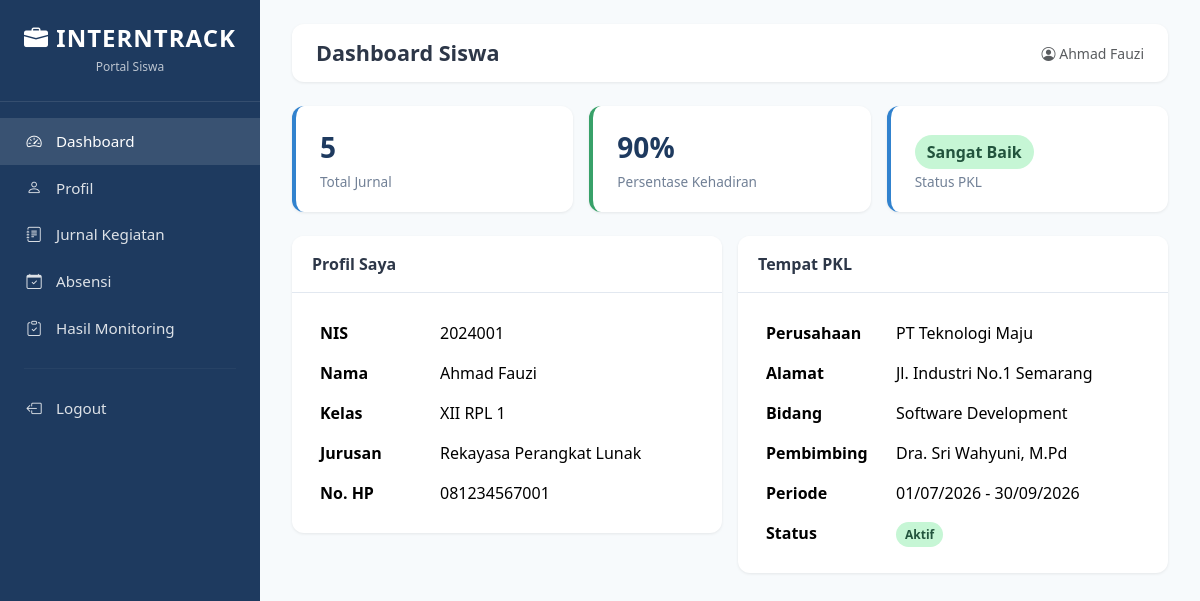
The app's page /siswa/dashboard.php (signed in) with its own data.
### tables this page shows
CREATE TABLE siswa (
    id INT AUTO_INCREMENT PRIMARY KEY,
    nis VARCHAR(20) NOT NULL UNIQUE,
    nama VARCHAR(100) NOT NULL,
    kelas VARCHAR(20) NOT NULL,
    jurusan VARCHAR(50) NOT NULL,
    no_hp VARCHAR(20) DEFAULT NULL,
    alamat TEXT DEFAULT NULL,
    created_at TIMESTAMP DEFAULT CURRENT_TIMESTAMP
);

CREATE TABLE penempatan (
    id INT AUTO_INCREMENT PRIMARY KEY,
    siswa_id INT NOT NULL,
    perusahaan_id INT NOT NULL,
    pembimbing_id INT NOT NULL,
    tanggal_mulai DATE NOT NULL,
    tanggal_selesai DATE NOT NULL,
    status ENUM('Belum Mulai','Aktif','Selesai') NOT NULL DEFAULT 'Belum Mulai',
    created_at TIMESTAMP DEFAULT CURRENT_TIMESTAMP,
    FOREIGN KEY (siswa_id) REFERENCES siswa(id) ON DELETE CASCADE,
    FOREIGN KEY (perusahaan_id) REFERENCES perusahaan(id) ON DELETE CASCADE,
    FOREIGN KEY (pembimbing_id) REFERENCES pembimbing(id) ON DELETE CASCADE
);

CREATE TABLE perusahaan (
    id INT AUTO_INCREMENT PRIMARY KEY,
    nama_perusahaan VARCHAR(150) NOT NULL,
    alamat TEXT NOT NULL,
    bidang VARCHAR(100) NOT NULL,
    kontak VARCHAR(50) DEFAULT NULL,
    created_at TIMESTAMP DEFAULT CURRENT_TIMESTAMP
);

CREATE TABLE pembimbing (
    id INT AUTO_INCREMENT PRIMARY KEY,
    nama VARCHAR(100) NOT NULL,
    nip VARCHAR(30) DEFAULT NULL,
    no_hp VARCHAR(20) DEFAULT NULL,
    email VARCHAR(100) DEFAULT NULL,
    created_at TIMESTAMP DEFAULT CURRENT_TIMESTAMP
);

### config/auth.php (called while the page is built, shortened)
<?php
require_once __DIR__ . '/database.php';
function currentUser() {
    return [
        'id'         => $_SESSION['user_id'] ?? null,
        'username'   => $_SESSION['username'] ?? null,
        'role'       => $_SESSION['role'] ?? null,
        'related_id' => $_SESSION['related_id'] ?? null,
        'nama'       => $_SESSION['nama'] ?? null,
    ];
}
?>

### config/database.php (called while the page is built, shortened)
<?php
function getConnection() {
    static $conn = null;
    if ($conn === null) {
        try {
            $conn = new mysqli(DB_HOST, DB_USER, DB_PASS, DB_NAME);
            $conn->set_charset('utf8mb4');
        } catch (Exception $e) {
            die('Database error: ' . $e->getMessage());
        }
    }
    return $conn;
}
function hitungStatusKehadiran($persen) {
    if ($persen >= 90) return 'Sangat Baik';
    return 'Perlu Pembinaan';
}
function getPersentaseKehadiran($siswa_id) {
    $conn = getConnection();
    $stmt = $conn->prepare("SELECT COUNT(*) as total, SUM(CASE WHEN status='Hadir' THEN 1 ELSE 0 END) as hadir FROM absensi WHERE siswa_id=?");
    $stmt->bind_param('i', $siswa_id);
    $stmt->execute();
    $r = $stmt->get_result()->fetch_assoc();
    return round(($r['hadir'] / $r['total']) * 100, 1);
}
?>

### siswa/dashboard.php (the view, shortened to what this page needs)
<?php
require_once __DIR__ . '/includes/header.php';
$conn = getConnection();
$siswa_id = (int)$user['related_id'];
$siswa = $conn->query("SELECT * FROM siswa WHERE id=$siswa_id")->fetch_assoc();
$penempatan = $conn->query("SELECT pe.*, p.nama_perusahaan, p.alamat, p.bidang, pb.nama pembimbing
    FROM penempatan pe JOIN perusahaan p ON pe.perusahaan_id=p.id JOIN pembimbing pb ON pe.pembimbing_id=pb.id
    WHERE pe.siswa_id=$siswa_id ORDER BY pe.id DESC LIMIT 1")->fetch_assoc();
$jurnal_count = (int)$conn->query("SELECT COUNT(*) c FROM jurnal WHERE siswa_id=$siswa_id")->fetch_assoc()['c'];
$persen = getPersentaseKehadiran($siswa_id);
$status_kehadiran = hitungStatusKehadiran($persen);
$badge = $persen>=90?'badge-sangatbaik':($persen>=75?'badge-baik':($persen>=60?'badge-perhatian':'badge-pembinaan'));
?>
<div class="row g-3 mb-4">
    <div class="col-md-4"><div class="stat-card"><div class="stat-value"><?= $jurnal_count ?></div><div class="stat-label">Total Jurnal</div></div></div>
    <div class="col-md-4"><div class="stat-card success"><div class="stat-value"><?= $persen ?>%</div><div class="stat-label">Persentase Kehadiran</div></div></div>
    <div class="col-md-4"><div class="stat-card"><div class="stat-value"><span class="badge-status <?= $badge ?>" style="font-size:1rem;"><?= $status_kehadiran ?></span></div><div class="stat-label">Status PKL</div></div></div>
</div>
<div class="row g-3">
    <div class="col-lg-6">
        <div class="card-custom">
            <div class="card-header">Profil Saya</div>
            <div class="card-body">
                <?php if ($siswa): ?>
                <table class="table table-borderless mb-0">
                    <tr><th width="120">NIS</th><td><?= htmlspecialchars($siswa['nis']) ?></td></tr>
                    <tr><th>Nama</th><td><?= htmlspecialchars($siswa['nama']) ?></td></tr>
                    <tr><th>Kelas</th><td><?= htmlspecialchars($siswa['kelas']) ?></td></tr>
                    <tr><th>Jurusan</th><td><?= htmlspecialchars($siswa['jurusan']) ?></td></tr>
                    <tr><th>No. HP</th><td><?= htmlspecialchars($siswa['no_hp'] ?? '-') ?></td></tr>
                </table>
                <?php else: ?><p class="text-muted">Data siswa tidak ditemukan.</p><?php endif; ?>
            </div>
        </div>
    </div>
    <div class="col-lg-6">
        <div class="card-custom">
            <div class="card-header">Tempat PKL</div>
            <div class="card-body">
                <?php if ($penempatan): ?>
                <table class="table table-borderless mb-0">
                    <tr><th width="130">Perusahaan</th><td><?= htmlspecialchars($penempatan['nama_perusahaan']) ?></td></tr>
                    <tr><th>Alamat</th><td><?= htmlspecialchars($penempatan['alamat']) ?></td></tr>
                    <tr><th>Bidang</th><td><?= htmlspecialchars($penempatan['bidang']) ?></td></tr>
                    <tr><th>Pembimbing</th><td><?= htmlspecialchars($penempatan['pembimbing']) ?></td></tr>
                    <tr><th>Periode</th><td><?= date('d/m/Y',strtotime($penempatan['tanggal_mulai'])) ?> - <?= date('d/m/Y',strtotime($penempatan['tanggal_selesai'])) ?></td></tr>
                    <tr><th>Status</th><td><?php $b=$penempatan['status']=='Aktif'?'badge-aktif':($penempatan['status']=='Selesai'?'badge-selesai':'badge-belum'); ?><span class="badge-status <?= $b ?>"><?= $penempatan['status'] ?></span></td></tr>
                </table>
                <?php else: ?><p class="text-muted mb-0">Belum ada penempatan PKL.</p><?php endif; ?>
            </div>
        </div>
    </div>
</div>
<?php require_once __DIR__ . '/includes/footer.php'; ?>

### assets/css/style.css (style rules this page uses)
:root { --primary: #1e3a5f; --primary-light: #2c5282; --accent: #3182ce; --success: #38a169; --warning: #d69e2e; --danger: #e53e3e; --bg: #f7fafc; --text: #2d3748; --muted: #718096; }
* { box-sizing: border-box; margin: 0; padding: 0; }
body { font-family: 'Segoe UI', system-ui, sans-serif; background: var(--bg); color: var(--text); min-height: 100vh; }
.stat-card { background: #fff; border-radius: 12px; padding: 1.25rem 1.5rem; box-shadow: 0 1px 3px rgba(0,0,0,.08); border-left: 4px solid var(--accent); transition: transform .2s; }
.stat-card .stat-value { font-size: 1.75rem; font-weight: 700; color: var(--primary); }
.stat-card .stat-label { font-size: .85rem; color: var(--muted); margin-top: .25rem; }
.stat-card.success { border-left-color: var(--success); }
.card-custom { background: #fff; border-radius: 12px; box-shadow: 0 1px 3px rgba(0,0,0,.08); overflow: hidden; }
.card-custom .card-header { background: #fff; border-bottom: 1px solid #e2e8f0; padding: 1rem 1.25rem; font-weight: 600; }
.card-custom .card-body { padding: 1.25rem; }
.badge-status { padding: .35em .75em; border-radius: 999px; font-size: .75rem; font-weight: 600; }
.badge-aktif { background: #c6f6d5; color: #22543d; }
.badge-sangatbaik { background: #c6f6d5; color: #22543d; }

### records on screen
siswa: nis "2024001", nama "Ahmad Fauzi", kelas "XII RPL 1", jurusan "Rekayasa Perangkat Lunak", no_hp "081234567001"
penempatan: perusahaan.nama_perusahaan "PT Teknologi Maju", perusahaan.alamat "Jl. Industri No.1 Semarang", perusahaan.bidang "Software Development", pembimbing.nama "Dra. Sri Wahyuni, M.Pd", tanggal_mulai "01/07/2026", tanggal_selesai "30/09/2026", status "Aktif"

### other values on screen
$page_title "Dashboard Siswa"
$user['nama'] "Ahmad Fauzi"
$jurnal_count "5"
$persen "90"
$status_kehadiran "Sangat Baik"
